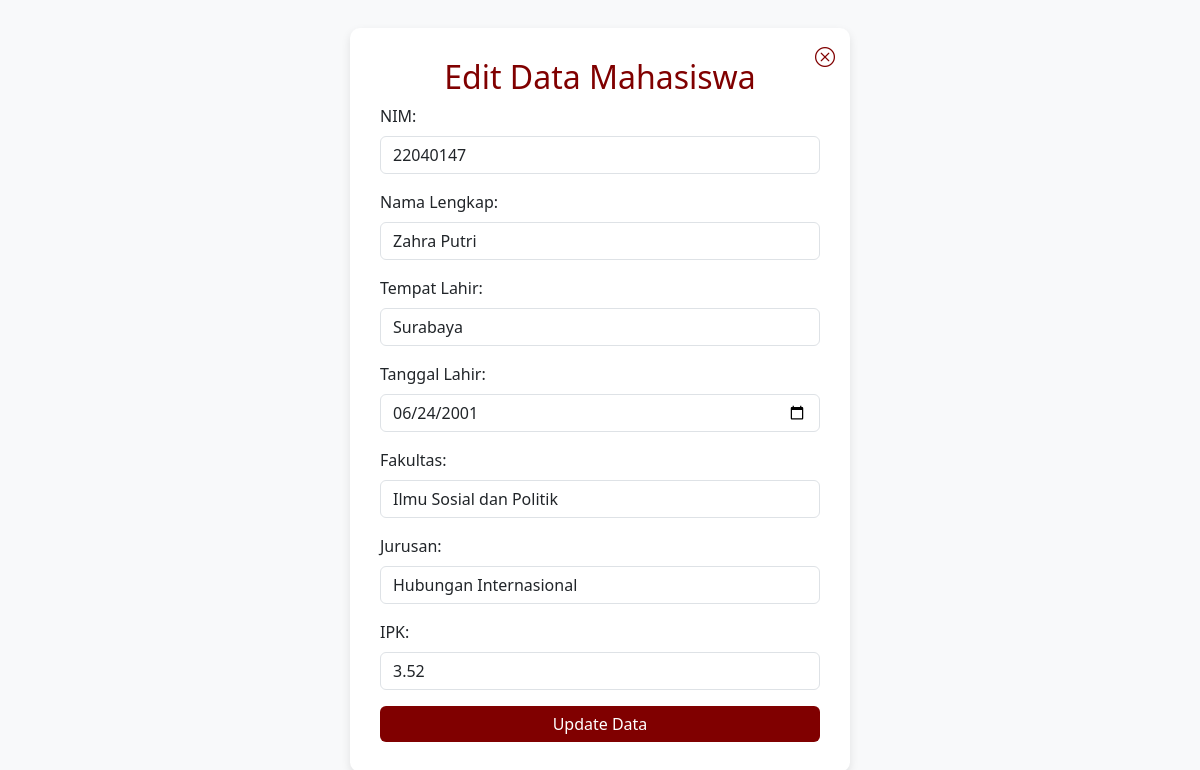
Page /edit.php?id_mahasiswa=9 on the committed database.
### tables this page shows
CREATE TABLE `mahasiswa` (
  `id_mahasiswa` int(100) NOT NULL,
  `nim` int(100) NOT NULL,
  `nama_mahasiswa` varchar(255) NOT NULL,
  `tempat_lahir` varchar(255) NOT NULL,
  `tanggal_lahir` date NOT NULL,
  `fakultas` varchar(255) NOT NULL,
  `jurusan` varchar(255) NOT NULL,
  `ipk` float NOT NULL
);

### edit.php (the view, shortened to what this page needs)
<?php
include 'config.php';
if (isset($_GET['id_mahasiswa'])) {
    $id_mahasiswa = $_GET['id_mahasiswa'];
    $query = "SELECT * FROM mahasiswa WHERE id_mahasiswa = '$id_mahasiswa'";
    $result = mysqli_query($conn, $query);
    if (mysqli_num_rows($result) > 0) {
        $mahasiswa = mysqli_fetch_assoc($result);
    } else {
        echo "<script>alert('Data tidak ditemukan!'); window.location='mahasiswa.php';</script>";
        exit;
    }
} else {
    echo "<script>alert('ID tidak disediakan!'); window.location='mahasiswa.php';</script>";
    exit;
}
$facQuery = "SELECT * FROM fakultas ORDER BY nama_fakultas ASC";
$facResult = mysqli_query($conn, $facQuery);
$jurQuery = "SELECT * FROM jurusan WHERE id_fakultas = '".$mahasiswa['fakultas']."' ORDER BY nama_jurusan ASC";
$jurResult = mysqli_query($conn, $jurQuery);
?>
<!DOCTYPE html>
<html lang="id">
<head>
    <link href="https://cdn.jsdelivr.net/npm/bootstrap@5.3.0/dist/css/bootstrap.min.css" rel="stylesheet">
    <link rel="stylesheet" href="https://cdn.jsdelivr.net/npm/bootstrap-icons/font/bootstrap-icons.css">
</head>
<body>
    <div class="container">
        <a href="mahasiswa.php" class="close-btn"><i class="bi bi-x-circle"></i></a>
        <h2>Edit Data Mahasiswa</h2>
        <form id="editForm" method="POST">
            <div class="mb-3">
                <label class="form-label">NIM:</label>
                <input type="number" name="nim" class="form-control" required value="<?php echo htmlspecialchars($mahasiswa['nim']); ?>">
            </div>
            <div class="mb-3">
                <label class="form-label">Nama Lengkap:</label>
                <input type="text" name="nama_mahasiswa" class="form-control"
                       pattern="[A-Za-z\s]+"
                       title="Hanya huruf dan spasi yang diperbolehkan"
                       required onkeypress="return onlyLettersAndSpaces(event)"
                       value="<?php echo htmlspecialchars($mahasiswa['nama_mahasiswa']); ?>">
            </div>
            <div class="mb-3">
                <label class="form-label">Tempat Lahir:</label>
                <input type="text" name="tempat_lahir" class="form-control"
                       pattern="[A-Za-z\s]+"
                       title="Hanya huruf dan spasi yang diperbolehkan"
                       required onkeypress="return onlyLettersAndSpaces(event)"
                       value="<?php echo htmlspecialchars($mahasiswa['tempat_lahir']); ?>">
            </div>
            <div class="mb-3">
                <label class="form-label">Tanggal Lahir:</label>
                <input type="date" name="tanggal_lahir" class="form-control" required value="<?php echo htmlspecialchars($mahasiswa['tanggal_lahir']); ?>">
            </div>
            <div class="mb-3">
                <label class="form-label">Fakultas:</label>
                <select name="fakultas" class="form-control" required>
                    <?php
                    mysqli_data_seek($facResult, 0);
                    while ($fac = mysqli_fetch_assoc($facResult)) {
                        $selected = ($fac['id_fakultas'] == $mahasiswa['fakultas']) ? "selected" : "";
                        echo '<option value="' . $fac['id_fakultas'] . '" ' . $selected . '>' . htmlspecialchars($fac['nama_fakultas']) . '</option>';
                    }
                    ?>
                </select>
            </div>
            <div class="mb-3">
                <label class="form-label">Jurusan:</label>
                <select name="jurusan" class="form-control" required>
                    <?php
                    while ($jur = mysqli_fetch_assoc($jurResult)) {
                        $selected = ($jur['id_jurusan'] == $mahasiswa['jurusan']) ? "selected" : "";
                        echo '<option value="' . $jur['id_jurusan'] . '" ' . $selected . '>' . htmlspecialchars($jur['nama_jurusan']) . '</option>';
                    }
                    ?>
                </select>
            </div>
            <div class="mb-3">
                <label class="form-label">IPK:</label>
                <input type="number" name="ipk" class="form-control" step="0.01" required value="<?php echo htmlspecialchars($mahasiswa['ipk']); ?>">
            </div>
            <button type="submit" name="submit" class="btn btn-maroon w-100">Update Data</button>
        </form>
    </div>
</body>
</html>

### edit.php (style rules this page uses)
body { background-color: #f8f9fa; display: flex; justify-content: center; align-items: center; height: 100vh; }
.container { background: white; padding: 30px; border-radius: 10px; box-shadow: 0px 4px 10px rgba(0,0,0,0.1); max-width: 500px; position: relative; }
.btn-maroon { background-color: #800000; color: white; border: none; }
h2 { color: #800000; text-align: center; }
.close-btn { position: absolute; top: 15px; right: 15px; font-size: 20px; color: #800000; cursor: pointer; text-decoration: none; }

### rows in the picture
mahasiswa: nim "22040147", nama_mahasiswa "Zahra Putri", tempat_lahir "Surabaya", tanggal_lahir "06/24/2001", ipk "3.52"

### other values in the picture
form field fakultas "Ilmu Sosial dan Politik"
form field jurusan "Hubungan Internasional"
